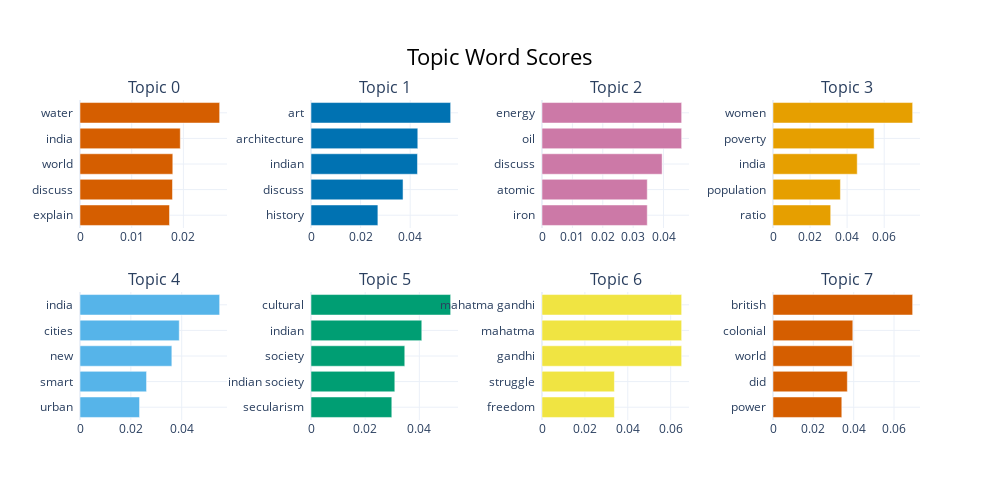

Notebook source saved alongside this figure:
### Code cell
model.visualize_barchart()

### Figure 1 — Plotly figure (JSON) as saved in the notebook; plotly's stock layout.template omitted (floating-point values rounded to 4 significant figures)
{"data": [{"marker": {"color": "#D55E00"}, "orientation": "h", "type": "bar", "x": [0.01731, 0.01789, 0.01795, 0.0194, 0.02701], "xaxis": "x", "y": ["explain  ", "discuss  ", "world  ", "india  ", "water  "], "yaxis": "y"}, {"marker": {"color": "#0072B2"}, "orientation": "h", "type": "bar", "x": [0.02697, 0.03712, 0.04294, 0.04307, 0.05632], "xaxis": "x2", "y": ["history  ", "discuss  ", "indian  ", "architecture  ", "art  "], "yaxis": "y2"}, {"marker": {"color": "#CC79A7"}, "orientation": "h", "type": "bar", "x": [0.03465, 0.03465, 0.03954, 0.04597, 0.04597], "xaxis": "x3", "y": ["iron  ", "atomic  ", "discuss  ", "oil  ", "energy  "], "yaxis": "y3"}, {"marker": {"color": "#E69F00"}, "orientation": "h", "type": "bar", "x": [0.03114, 0.03638, 0.04545, 0.05457, 0.07536], "xaxis": "x4", "y": ["ratio  ", "population  ", "india  ", "poverty  ", "women  "], "yaxis": "y4"}, {"marker": {"color": "#56B4E9"}, "orientation": "h", "type": "bar", "x": [0.02342, 0.02617, 0.03612, 0.03904, 0.05493], "xaxis": "x5", "y": ["urban  ", "smart  ", "new  ", "cities  ", "india  "], "yaxis": "y5"}, {"marker": {"color": "#009E73"}, "orientation": "h", "type": "bar", "x": [0.02983, 0.03094, 0.03462, 0.0409, 0.05155], "xaxis": "x6", "y": ["secularism  ", "indian society  ", "society  ", "indian  ", "cultural  "], "yaxis": "y6"}, {"marker": {"color": "#F0E442"}, "orientation": "h", "type": "bar", "x": [0.03377, 0.03377, 0.06512, 0.06512, 0.06512], "xaxis": "x7", "y": ["freedom  ", "struggle  ", "gandhi  ", "mahatma  ", "mahatma gandhi  "], "yaxis": "y7"}, {"marker": {"color": "#D55E00"}, "orientation": "h", "type": "bar", "x": [0.03411, 0.03685, 0.03925, 0.03956, 0.06923], "xaxis": "x8", "y": ["power  ", "did  ", "world  ", "colonial  ", "british  "], "yaxis": "y8"}], "layout": {"annotations": [{"font": {"size": 16}, "showarrow": false, "text": "Topic 0", "x": 0.0875, "xanchor": "center", "xref": "paper", "y": 1, "yanchor": "bottom", "yref": "paper"}, {"font": {"size": 16}, "showarrow": false, "text": "Topic 1", "x": 0.3625, "xanchor": "center", "xref": "paper", "y": 1, "yanchor": "bottom", "yref": "paper"}, {"font": {"size": 16}, "showarrow": false, "text": "Topic 2", "x": 0.6375, "xanchor": "center", "xref": "paper", "y": 1, "yanchor": "bottom", "yref": "paper"}, {"font": {"size": 16}, "showarrow": false, "text": "Topic 3", "x": 0.9125, "xanchor": "center", "xref": "paper", "y": 1, "yanchor": "bottom", "yref": "paper"}, {"font": {"size": 16}, "showarrow": false, "text": "Topic 4", "x": 0.0875, "xanchor": "center", "xref": "paper", "y": 0.4, "yanchor": "bottom", "yref": "paper"}, {"font": {"size": 16}, "showarrow": false, "text": "Topic 5", "x": 0.3625, "xanchor": "center", "xref": "paper", "y": 0.4, "yanchor": "bottom", "yref": "paper"}, {"font": {"size": 16}, "showarrow": false, "text": "Topic 6", "x": 0.6375, "xanchor": "center", "xref": "paper", "y": 0.4, "yanchor": "bottom", "yref": "paper"}, {"font": {"size": 16}, "showarrow": false, "text": "Topic 7", "x": 0.9125, "xanchor": "center", "xref": "paper", "y": 0.4, "yanchor": "bottom", "yref": "paper"}], "height": 500, "hoverlabel": {"bgcolor": "white", "font": {"family": "Rockwell", "size": 16}}, "showlegend": false, "title": {"font": {"color": "Black", "size": 22}, "text": "Topic Word Scores", "x": 0.5, "xanchor": "center", "yanchor": "top"}, "width": 1000, "xaxis": {"anchor": "y", "domain": [0, 0.175], "showgrid": true}, "xaxis2": {"anchor": "y2", "domain": [0.275, 0.45], "showgrid": true}, "xaxis3": {"anchor": "y3", "domain": [0.55, 0.725], "showgrid": true}, "xaxis4": {"anchor": "y4", "domain": [0.825, 1], "showgrid": true}, "xaxis5": {"anchor": "y5", "domain": [0, 0.175], "showgrid": true}, "xaxis6": {"anchor": "y6", "domain": [0.275, 0.45], "showgrid": true}, "xaxis7": {"anchor": "y7", "domain": [0.55, 0.725], "showgrid": true}, "xaxis8": {"anchor": "y8", "domain": [0.825, 1], "showgrid": true}, "yaxis": {"anchor": "x", "domain": [0.6, 1], "showgrid": true}, "yaxis2": {"anchor": "x2", "domain": [0.6, 1], "showgrid": true}, "yaxis3": {"anchor": "x3", "domain": [0.6, 1], "showgrid": true}, "yaxis4": {"anchor": "x4", "domain": [0.6, 1], "showgrid": true}, "yaxis5": {"anchor": "x5", "domain": [0, 0.4], "showgrid": true}, "yaxis6": {"anchor": "x6", "domain": [0, 0.4], "showgrid": true}, "yaxis7": {"anchor": "x7", "domain": [0, 0.4], "showgrid": true}, "yaxis8": {"anchor": "x8", "domain": [0, 0.4], "showgrid": true}}}
